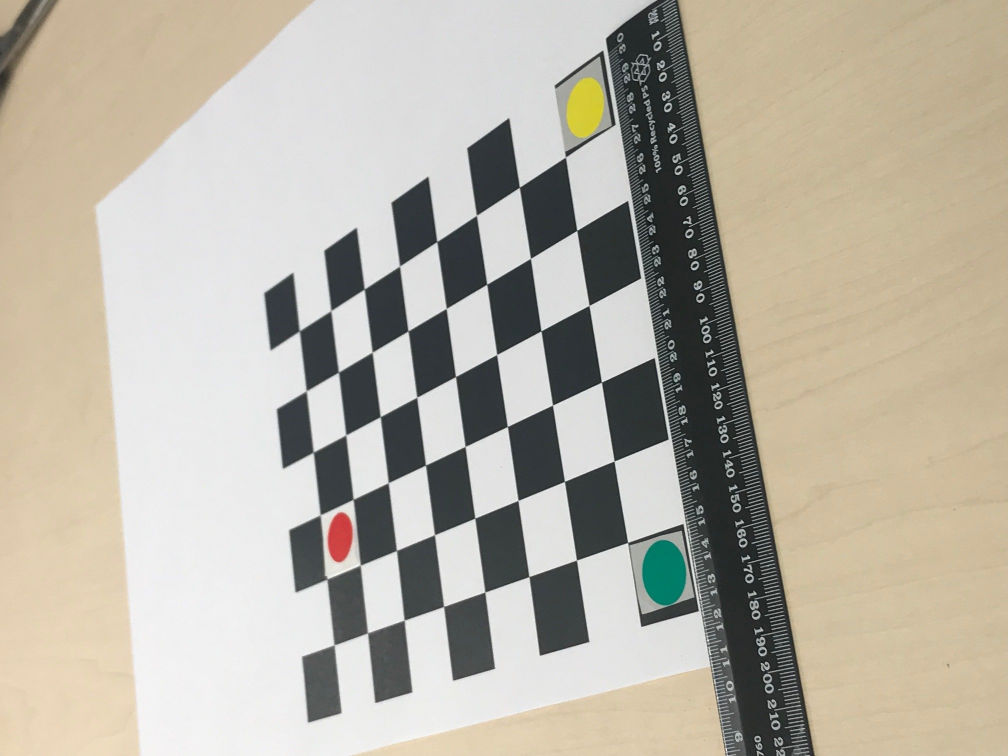
#> input picture video/Calibration_warp/calibration1.jpg, 2016 x 1512 px, found by its file name (shown at 1/2 size); its folder holds only this picture in this run
$ python back_transform.py --image video/Calibration_warp/calibration1.jpg   (older library calls are emulated)
#> lines starting #> are read from the running program, lines starting #| are printed output that depends on the picture
### methods.py
#!/usr/bin/env python3

"""
Common operations used by other modules.
"""

import cv2
import os
import logging
import sys
import numpy as np
import math
import time
import csv
import datetime
import pickle
import string
import random
import itertools

import constant

__author__ = "Cesar Herrera"
__copyright__ = "Copyright (C) 2019 Cesar Herrera"
__license__ = "GNU GPL"

quadratpts = []
position = (0, 0)
posmouse = (0, 0)
videoname = ""

# [187 lines left out: functions read_video, set_video_star, draw_quadrat, mouse_click, not called in this run]


def enable_point_capture(capture_vertices):

    """
    Resolve if the OpenCV mouse call-back function must be called to capture quadrat's vertices.

    Parameters
    ----------
    capture_vertices: bool

    Returns
    -------

    """

    global quadratpts

    if capture_vertices is False:
        quadratpts = constant.QUADRAT_POINTS
    else:
        cv2.setMouseCallback("Vertices selection", mouse_click)


# [203 lines left out: functions draw_points_mousepos, calc_proj, get_file_creation, frame_to_time, data_writer, not called in this run]

    # return result_file


class CompileInformation(object):
    def __init__(self, name, value):
        self.name = name
        self.value = value


class CrabNames(object):

    instances = []

    # [7 lines left out: function __init__, not called in this run]

    def __str__(self):
        return "This is individual {crab_name}: a {sex} sex and {handedness} handedness," \
               " from species {species}. Its tracking started at position {start_position}.\n".format(**self.__dict__)

    # [47 lines left out: functions save_crab_names, open_crab_names, print_crab_names, get_crab_names, not called in this run]

    __repr__ = __str__

def random_name(size = 5, characters = string.ascii_lowercase + string.digits):
    name_rand = "".join(random.choice(characters) for _ in range(size))
    return name_rand


# [134 lines left out: functions single_target_track, multi_target_track, select_color, save_snapshot, not called in this run]


# '''
# Function that defines the end of tracking
# '''
#
# '''
# Function to display percentage of video analyzed based on total number of frames
# '''
#
# '''
# Function to sample size and color for each crab.
# It should return one value for size (blob maximum axis?), and three values for color (Blue, Green and Red)
# '''
#
# '''
# Function to return smoothed x and y position
# '''
#
# '''
# Function to process frame with high light contrast.
# It should return a frame
# '''

### back_transform.py
#!/usr/bin/env python3

"""
Main script
"""

import cv2
import numpy as np
import argparse

import methods
import constant

ap = argparse.ArgumentParser()
ap.add_argument("-i", "--image", default="Capture.PNG", help="Provide path to video file")
args = vars(ap.parse_args())

capturing = True
# pts = np.array([(384, 380), (586, 501), (788, 384), (586, 261)], dtype=np.float32)
while capturing is True:
    frame = cv2.imread("video/" + args["image"])
#> frame is the input picture: shape (1512, 2016, 3); mean B, G, R 164.6, 177.6, 183.6
    frame = cv2.resize(frame, None, fx=0.5, fy=0.5)
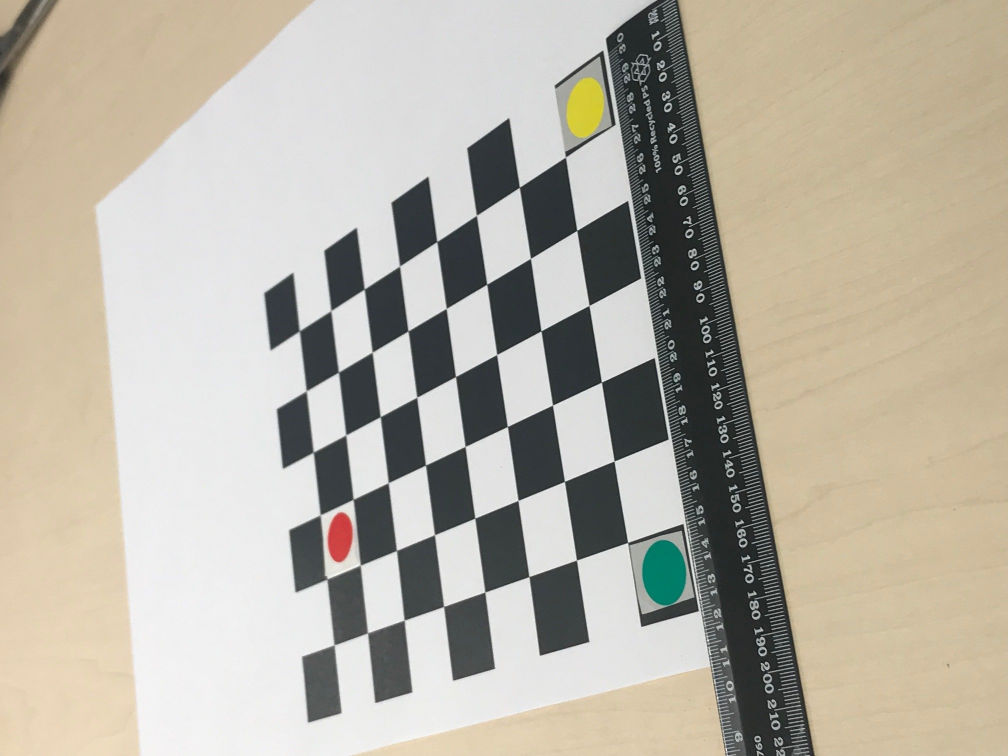
#> frame: shape (756, 1008, 3); mean B, G, R 164.7, 177.7, 183.7
    methods.enable_point_capture(constant.CAPTURE_VERTICES)
#> (the run stopped early here; a loop or call above may not have finished)

$ run again, on video/Calibration_warp/calibration3.jpg
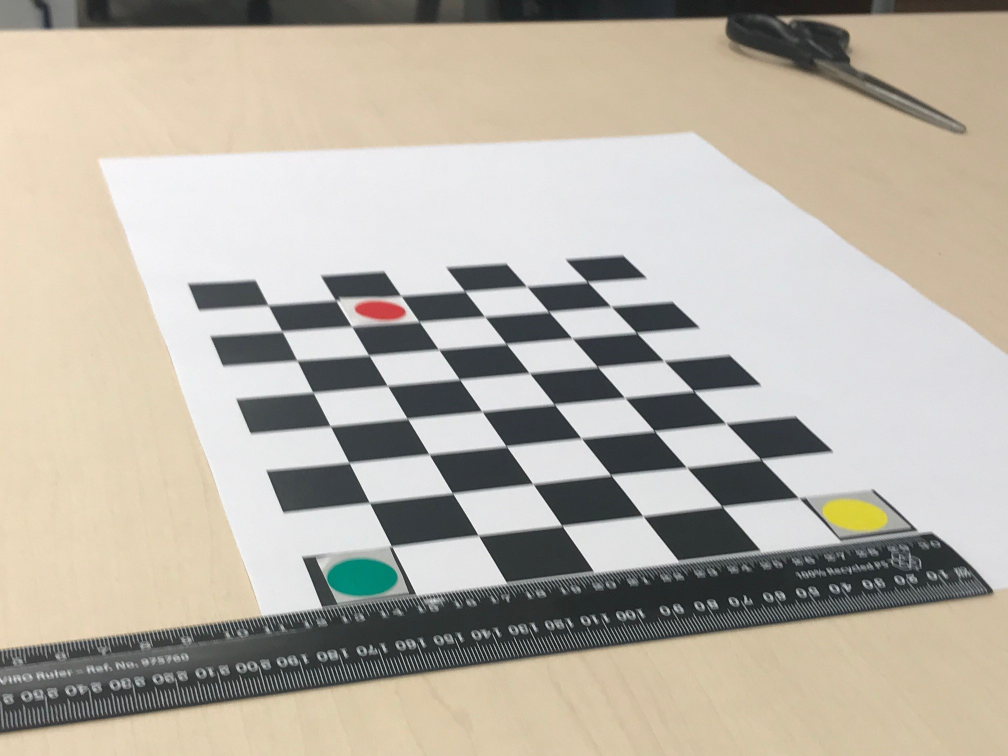
#> input picture video/Calibration_warp/calibration3.jpg, 2016 x 1512 px, found by its file name (shown at 1/2 size)
#> frame is the input picture: shape (1512, 2016, 3); mean B, G, R 165.8, 177.3, 183.7
#> `frame = cv2.resize(frame, None, fx=0.5, fy=0.5)`:
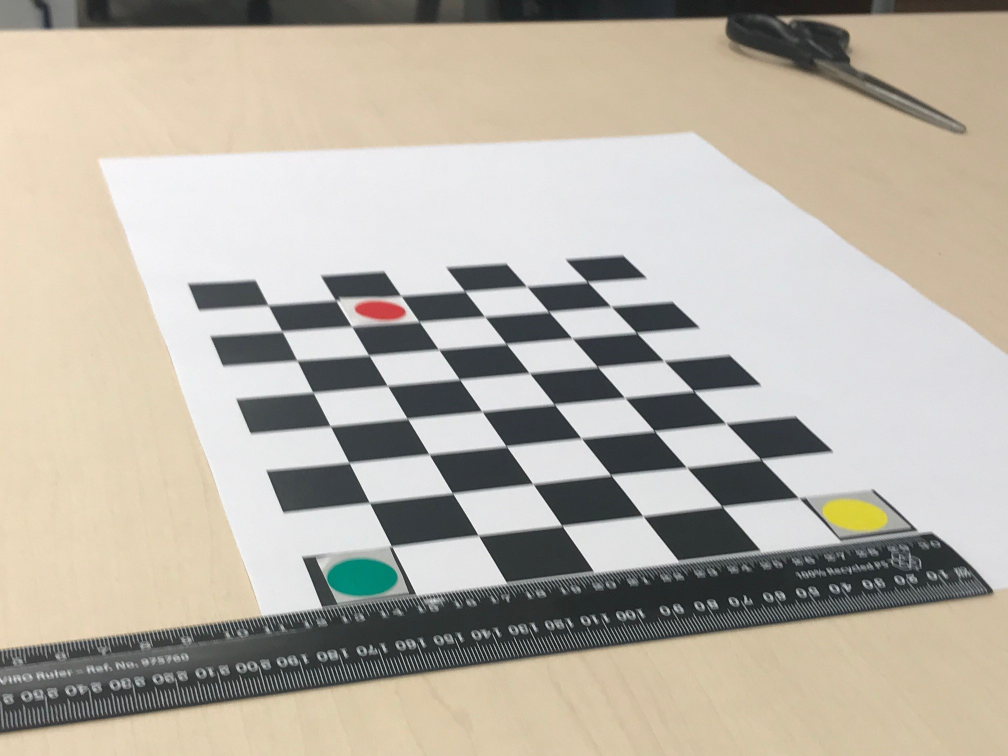
#> frame: shape (756, 1008, 3); mean B, G, R 165.9, 177.4, 183.8

$ run again, on video/Calibration_warp/calibration10.jpg
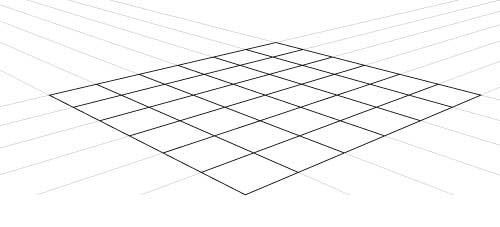
#> input picture video/Calibration_warp/calibration10.jpg, 500 x 227 px, found by its file name
#> frame is the input picture: shape (227, 500, 3); min 0, max 255, mean 247.4
#> `frame = cv2.resize(frame, None, fx=0.5, fy=0.5)`:
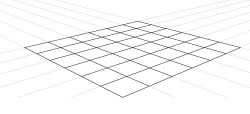
#> frame: shape (114, 250, 3); min 62, max 255, mean 247.5

$ run again, on video/Calibration_warp/calibration2.jpg
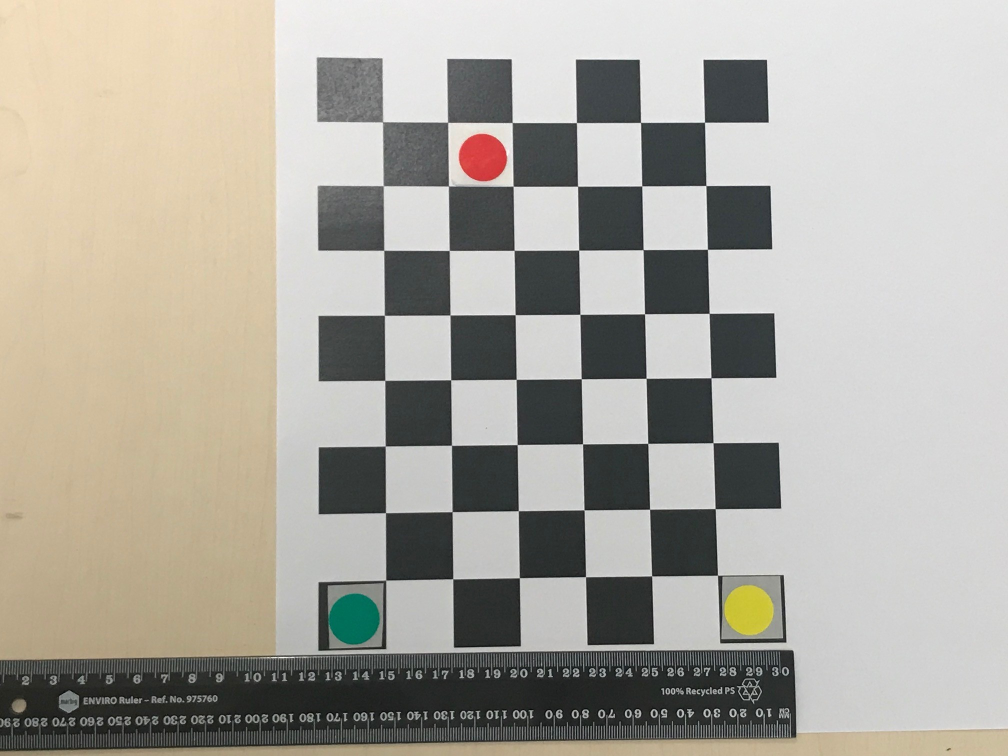
#> input picture video/Calibration_warp/calibration2.jpg, 2016 x 1512 px, found by its file name (shown at 1/2 size)
#> frame is the input picture: shape (1512, 2016, 3); mean B, G, R 159.7, 168.6, 172.4
#> `frame = cv2.resize(frame, None, fx=0.5, fy=0.5)`:
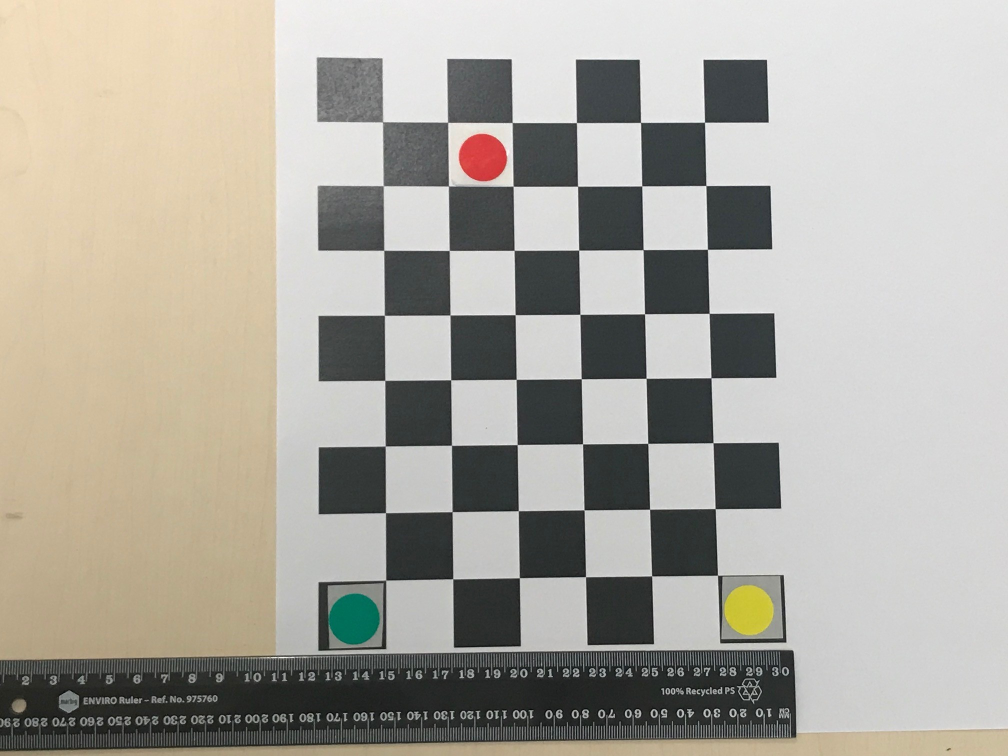
#> frame: shape (756, 1008, 3); mean B, G, R 159.8, 168.8, 172.5
